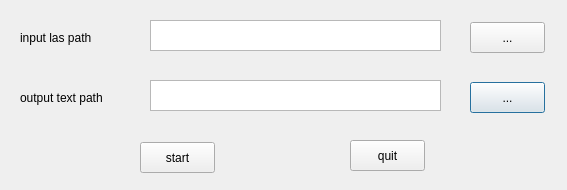
<?xml version="1.0" encoding="UTF-8"?>
<ui version="4.0">
 <class>las2textDlgClass</class>
 <widget class="QDialog" name="las2textDlgClass">
  <property name="geometry">
   <rect>
    <x>0</x>
    <y>0</y>
    <width>567</width>
    <height>190</height>
   </rect>
  </property>
  <property name="windowTitle">
   <string>las2textdlg</string>
  </property>
  <widget class="QPushButton" name="textOpenBtn">
   <property name="geometry">
    <rect>
     <x>470</x>
     <y>82</y>
     <width>75</width>
     <height>31</height>
    </rect>
   </property>
   <property name="text">
    <string>...</string>
   </property>
  </widget>
  <widget class="QPushButton" name="lasOpenBtn">
   <property name="geometry">
    <rect>
     <x>470</x>
     <y>22</y>
     <width>75</width>
     <height>31</height>
    </rect>
   </property>
   <property name="text">
    <string>...</string>
   </property>
  </widget>
  <widget class="QTextEdit" name="textPath">
   <property name="geometry">
    <rect>
     <x>150</x>
     <y>80</y>
     <width>291</width>
     <height>31</height>
    </rect>
   </property>
  </widget>
  <widget class="QLabel" name="label1">
   <property name="geometry">
    <rect>
     <x>20</x>
     <y>90</y>
     <width>111</width>
     <height>16</height>
    </rect>
   </property>
   <property name="text">
    <string>output text path</string>
   </property>
  </widget>
  <widget class="QTextEdit" name="lasPath">
   <property name="geometry">
    <rect>
     <x>150</x>
     <y>20</y>
     <width>291</width>
     <height>31</height>
    </rect>
   </property>
  </widget>
  <widget class="QLabel" name="label2">
   <property name="geometry">
    <rect>
     <x>20</x>
     <y>30</y>
     <width>111</width>
     <height>16</height>
    </rect>
   </property>
   <property name="text">
    <string>input las path</string>
   </property>
  </widget>
  <widget class="QPushButton" name="startBtn">
   <property name="geometry">
    <rect>
     <x>140</x>
     <y>142</y>
     <width>75</width>
     <height>31</height>
    </rect>
   </property>
   <property name="text">
    <string>start</string>
   </property>
  </widget>
  <widget class="QPushButton" name="quitBtn">
   <property name="geometry">
    <rect>
     <x>350</x>
     <y>140</y>
     <width>75</width>
     <height>31</height>
    </rect>
   </property>
   <property name="text">
    <string>quit</string>
   </property>
  </widget>
 </widget>
 <layoutdefault spacing="6" margin="11"/>
 <resources/>
 <connections/>
</ui>
